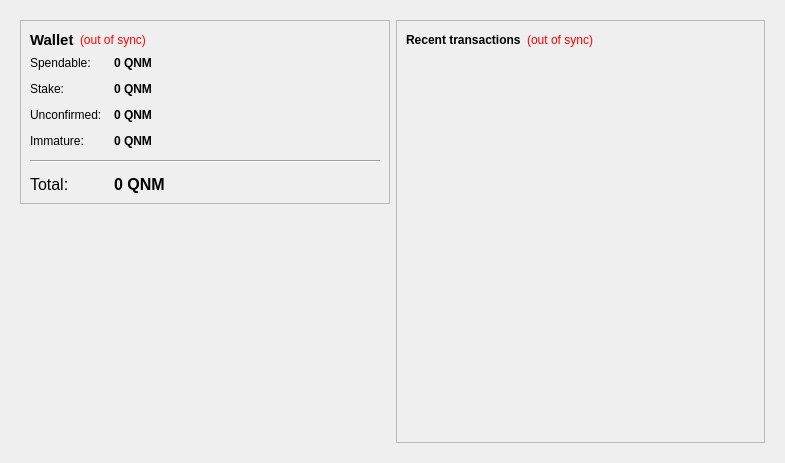
<?xml version="1.0" encoding="UTF-8"?>
<ui version="4.0">
 <class>OverviewPage</class>
 <widget class="QWidget" name="OverviewPage">
  <property name="geometry">
   <rect>
    <x>0</x>
    <y>0</y>
    <width>785</width>
    <height>463</height>
   </rect>
  </property>
  <property name="windowTitle">
   <string>Form</string>
  </property>
  <layout class="QHBoxLayout" name="horizontalLayout" stretch="0">
   <item>
    <widget class="QFrame" name="frameMain">
     <property name="frameShape">
      <enum>QFrame::NoFrame</enum>
     </property>
     <layout class="QHBoxLayout" name="horizontalLayout_3">
      <item>
       <layout class="QVBoxLayout" name="verticalLayout_2">
        <item>
         <widget class="QFrame" name="frame">
          <property name="frameShape">
           <enum>QFrame::StyledPanel</enum>
          </property>
          <property name="frameShadow">
           <enum>QFrame::Plain</enum>
          </property>
          <layout class="QVBoxLayout" name="verticalLayout_4">
           <item>
            <layout class="QHBoxLayout" name="horizontalLayout_4">
             <item>
              <widget class="QLabel" name="label_5">
               <property name="font">
                <font>
                 <pointsize>11</pointsize>
                 <weight>75</weight>
                 <bold>true</bold>
                </font>
               </property>
               <property name="text">
                <string>Wallet</string>
               </property>
              </widget>
             </item>
             <item>
              <widget class="QLabel" name="labelWalletStatus">
               <property name="toolTip">
                <string>The displayed information may be out of date. Your wallet automatically synchronizes with the Quantonium network after a connection is established, but this process has not completed yet.</string>
               </property>
               <property name="styleSheet">
                <string notr="true">QLabel { color: red; }</string>
               </property>
               <property name="text">
                <string notr="true">(out of sync)</string>
               </property>
               <property name="alignment">
                <set>Qt::AlignLeading|Qt::AlignLeft|Qt::AlignVCenter</set>
               </property>
              </widget>
             </item>
             <item>
              <spacer name="horizontalSpacer_2">
               <property name="orientation">
                <enum>Qt::Horizontal</enum>
               </property>
               <property name="sizeHint" stdset="0">
                <size>
                 <width>40</width>
                 <height>20</height>
                </size>
               </property>
              </spacer>
             </item>
            </layout>
           </item>
           <item>
            <layout class="QFormLayout" name="formLayout_2">
             <property name="fieldGrowthPolicy">
              <enum>QFormLayout::AllNonFixedFieldsGrow</enum>
             </property>
             <property name="horizontalSpacing">
              <number>12</number>
             </property>
             <property name="verticalSpacing">
              <number>12</number>
             </property>
             <item row="0" column="0">
              <widget class="QLabel" name="label">
               <property name="text">
                <string>Spendable:</string>
               </property>
              </widget>
             </item>
             <item row="0" column="1">
              <widget class="QLabel" name="labelBalance">
               <property name="font">
                <font>
                 <weight>75</weight>
                 <bold>true</bold>
                </font>
               </property>
               <property name="cursor">
                <cursorShape>IBeamCursor</cursorShape>
               </property>
               <property name="toolTip">
                <string>Your current spendable balance</string>
               </property>
               <property name="text">
                <string notr="true">0 QNM</string>
               </property>
               <property name="textInteractionFlags">
                <set>Qt::LinksAccessibleByMouse|Qt::TextSelectableByKeyboard|Qt::TextSelectableByMouse</set>
               </property>
              </widget>
             </item>
             <item row="1" column="0">
              <widget class="QLabel" name="label_6">
               <property name="text">
                <string>Stake:</string>
               </property>
              </widget>
             </item>
             <item row="1" column="1">
              <widget class="QLabel" name="labelStake">
               <property name="font">
                <font>
                 <weight>75</weight>
                 <bold>true</bold>
                </font>
               </property>
               <property name="cursor">
                <cursorShape>IBeamCursor</cursorShape>
               </property>
               <property name="toolTip">
                <string>Total of coins that was staked, and do not yet count toward the current balance</string>
               </property>
               <property name="text">
                <string notr="true">0 QNM</string>
               </property>
               <property name="textInteractionFlags">
                <set>Qt::LinksAccessibleByMouse|Qt::TextSelectableByKeyboard|Qt::TextSelectableByMouse</set>
               </property>
              </widget>
             </item>
             <item row="2" column="0">
              <widget class="QLabel" name="label_3">
               <property name="text">
                <string>Unconfirmed:</string>
               </property>
              </widget>
             </item>
             <item row="2" column="1">
              <widget class="QLabel" name="labelUnconfirmed">
               <property name="font">
                <font>
                 <weight>75</weight>
                 <bold>true</bold>
                </font>
               </property>
               <property name="cursor">
                <cursorShape>IBeamCursor</cursorShape>
               </property>
               <property name="toolTip">
                <string>Total of transactions that have yet to be confirmed, and do not yet count toward the current balance</string>
               </property>
               <property name="text">
                <string notr="true">0 QNM</string>
               </property>
               <property name="textInteractionFlags">
                <set>Qt::LinksAccessibleByMouse|Qt::TextSelectableByKeyboard|Qt::TextSelectableByMouse</set>
               </property>
              </widget>
             </item>
             <item row="3" column="0">
              <widget class="QLabel" name="labelImmatureText">
               <property name="text">
                <string>Immature:</string>
               </property>
              </widget>
             </item>
             <item row="3" column="1">
              <widget class="QLabel" name="labelImmature">
               <property name="font">
                <font>
                 <weight>75</weight>
                 <bold>true</bold>
                </font>
               </property>
               <property name="toolTip">
                <string>Mined balance that has not yet matured</string>
               </property>
               <property name="text">
                <string notr="true">0 QNM</string>
               </property>
               <property name="textInteractionFlags">
                <set>Qt::LinksAccessibleByMouse|Qt::TextSelectableByKeyboard|Qt::TextSelectableByMouse</set>
               </property>
              </widget>
             </item>
             <item row="4" column="0" colspan="2">
              <widget class="Line" name="line">
               <property name="orientation">
                <enum>Qt::Horizontal</enum>
               </property>
              </widget>
             </item>
             <item row="5" column="0">
              <widget class="QLabel" name="labelTotalText">
               <property name="font">
                <font>
                 <pointsize>12</pointsize>
                </font>
               </property>
               <property name="text">
                <string>Total:</string>
               </property>
              </widget>
             </item>
             <item row="5" column="1">
              <widget class="QLabel" name="labelTotal">
               <property name="font">
                <font>
                 <pointsize>12</pointsize>
                 <weight>75</weight>
                 <bold>true</bold>
                </font>
               </property>
               <property name="cursor">
                <cursorShape>IBeamCursor</cursorShape>
               </property>
               <property name="toolTip">
                <string>Your current total balance</string>
               </property>
               <property name="text">
                <string notr="true">0 QNM</string>
               </property>
               <property name="textInteractionFlags">
                <set>Qt::LinksAccessibleByMouse|Qt::TextSelectableByKeyboard|Qt::TextSelectableByMouse</set>
               </property>
              </widget>
             </item>
            </layout>
           </item>
          </layout>
         </widget>
        </item>
        <item>
         <spacer name="verticalSpacer">
          <property name="orientation">
           <enum>Qt::Vertical</enum>
          </property>
          <property name="sizeHint" stdset="0">
           <size>
            <width>20</width>
            <height>40</height>
           </size>
          </property>
         </spacer>
        </item>
        <item>
         <widget class="QLabel" name="label_2">
          <property name="text">
           <string/>
          </property>
          <property name="pixmap">
           <pixmap>:/images/wallet</pixmap>
          </property>
         </widget>
        </item>
       </layout>
      </item>
      <item>
       <layout class="QVBoxLayout" name="verticalLayout_3">
        <item>
         <widget class="QFrame" name="frame_2">
          <property name="frameShape">
           <enum>QFrame::StyledPanel</enum>
          </property>
          <property name="frameShadow">
           <enum>QFrame::Plain</enum>
          </property>
          <layout class="QVBoxLayout" name="verticalLayout">
           <item>
            <layout class="QHBoxLayout" name="horizontalLayout_2">
             <item>
              <widget class="QLabel" name="label_4">
               <property name="text">
                <string>&lt;b&gt;Recent transactions&lt;/b&gt;</string>
               </property>
              </widget>
             </item>
             <item>
              <widget class="QLabel" name="labelTransactionsStatus">
               <property name="toolTip">
                <string>The displayed information may be out of date. Your wallet automatically synchronizes with the Quantonium network after a connection is established, but this process has not completed yet.</string>
               </property>
               <property name="styleSheet">
                <string notr="true">QLabel { color: red; }</string>
               </property>
               <property name="text">
                <string notr="true">(out of sync)</string>
               </property>
               <property name="alignment">
                <set>Qt::AlignRight|Qt::AlignTrailing|Qt::AlignVCenter</set>
               </property>
              </widget>
             </item>
             <item>
              <spacer name="horizontalSpacer">
               <property name="orientation">
                <enum>Qt::Horizontal</enum>
               </property>
               <property name="sizeHint" stdset="0">
                <size>
                 <width>40</width>
                 <height>20</height>
                </size>
               </property>
              </spacer>
             </item>
            </layout>
           </item>
           <item>
            <widget class="QListView" name="listTransactions">
             <property name="styleSheet">
              <string notr="true">QListView { background: transparent; }</string>
             </property>
             <property name="locale">
              <locale language="English" country="UnitedStates"/>
             </property>
             <property name="frameShape">
              <enum>QFrame::NoFrame</enum>
             </property>
             <property name="verticalScrollBarPolicy">
              <enum>Qt::ScrollBarAlwaysOff</enum>
             </property>
             <property name="horizontalScrollBarPolicy">
              <enum>Qt::ScrollBarAlwaysOff</enum>
             </property>
             <property name="selectionMode">
              <enum>QAbstractItemView::NoSelection</enum>
             </property>
            </widget>
           </item>
          </layout>
         </widget>
        </item>
       </layout>
      </item>
     </layout>
    </widget>
   </item>
  </layout>
 </widget>
 <resources/>
 <connections/>
</ui>
